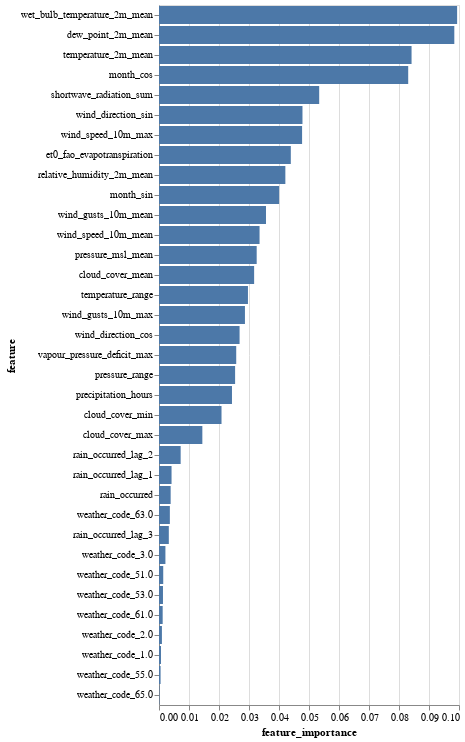

Notebook code cell kept with this figure:
### Code cell
alt.Chart(feat_imp_rf_df).mark_bar().encode(
    x='feature_importance',
    y=alt.Y("feature", sort='-x'),
    tooltip=['feature','feature_importance'])

### Figure 1 — Vega-Lite specification as saved in the notebook (floating-point values rounded to 4 significant figures)
{"config": {"view": {"continuousWidth": 300, "continuousHeight": 300}}, "data": {"name": "data-88ac070d79f7991d3b8606cb9e294ba4"}, "mark": {"type": "bar"}, "encoding": {"tooltip": [{"field": "feature", "type": "nominal"}, {"field": "feature_importance", "type": "quantitative"}], "x": {"field": "feature_importance", "type": "quantitative"}, "y": {"field": "feature", "sort": "-x", "type": "nominal"}}, "$schema": "https://vega.github.io/schema/vega-lite/v5.20.1.json", "datasets": {"data-88ac070d79f7991d3b8606cb9e294ba4": [{"feature": "wet_bulb_temperature_2m_mean", "feature_importance": 0.09937}, {"feature": "dew_point_2m_mean", "feature_importance": 0.09844}, {"feature": "temperature_2m_mean", "feature_importance": 0.08419}, {"feature": "month_cos", "feature_importance": 0.08307}, {"feature": "shortwave_radiation_sum", "feature_importance": 0.0534}, {"feature": "wind_direction_sin", "feature_importance": 0.04782}, {"feature": "wind_speed_10m_max", "feature_importance": 0.0477}, {"feature": "et0_fao_evapotranspiration", "feature_importance": 0.04394}, {"feature": "relative_humidity_2m_mean", "feature_importance": 0.04212}, {"feature": "month_sin", "feature_importance": 0.04004}, {"feature": "wind_gusts_10m_mean", "feature_importance": 0.03566}, {"feature": "wind_speed_10m_mean", "feature_importance": 0.03352}, {"feature": "pressure_msl_mean", "feature_importance": 0.03256}, {"feature": "cloud_cover_mean", "feature_importance": 0.03171}, {"feature": "temperature_range", "feature_importance": 0.02965}, {"feature": "wind_gusts_10m_max", "feature_importance": 0.02865}, {"feature": "wind_direction_cos", "feature_importance": 0.02686}, {"feature": "vapour_pressure_deficit_max", "feature_importance": 0.02574}, {"feature": "pressure_range", "feature_importance": 0.02537}, {"feature": "precipitation_hours", "feature_importance": 0.02433}, {"feature": "cloud_cover_min", "feature_importance": 0.02084}, {"feature": "cloud_cover_max", "feature_importance": 0.01445}, {"feature": "rain_occurred_lag_2", "feature_importance": 0.007219}, {"feature": "rain_occurred_lag_1", "feature_importance": 0.004183}, {"feature": "rain_occurred", "feature_importance": 0.003886}, {"feature": "weather_code_63.0", "feature_importance": 0.003619}, {"feature": "rain_occurred_lag_3", "feature_importance": 0.003271}, {"feature": "weather_code_3.0", "feature_importance": 0.00214}, {"feature": "weather_code_51.0", "feature_importance": 0.001411}, {"feature": "weather_code_53.0", "feature_importance": 0.001323}, {"feature": "weather_code_61.0", "feature_importance": 0.001226}, {"feature": "weather_code_2.0", "feature_importance": 0.0009735}, {"feature": "weather_code_1.0", "feature_importance": 0.000662}, {"feature": "weather_code_55.0", "feature_importance": 0.0005271}, {"feature": "weather_code_65.0", "feature_importance": 0.0001322}]}}
